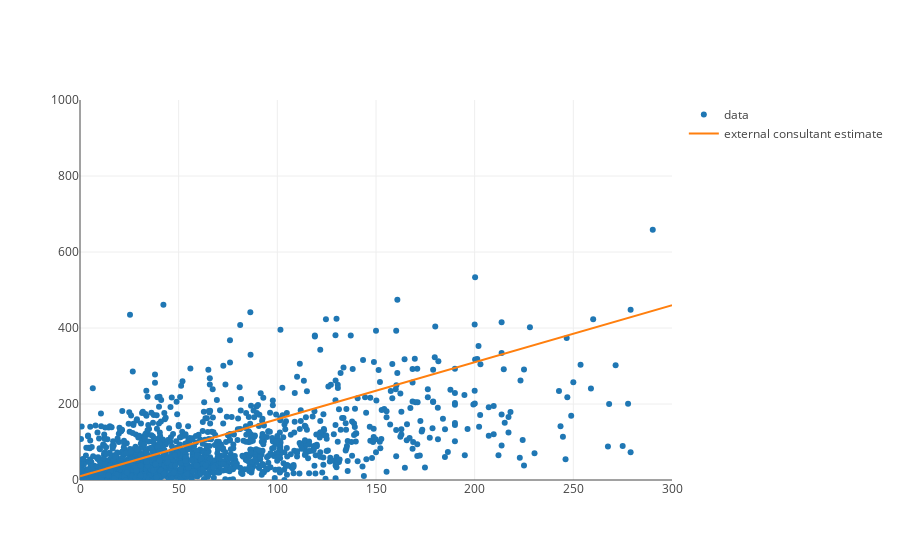

The notebook cell this image was saved under:
### Code cell
from plotly.offline import iplot, init_notebook_mode
init_notebook_mode(connected=True)

from graph import trace_values, m_b_trace, plot

plot([revenues_per_budgets_trace, consultant_estimated_revenues_trace], revenues_layout)

### Figure 1 — Plotly figure (JSON) as saved in the notebook; plotly's stock layout.template omitted (floating-point values rounded to 4 significant figures; data arrays with more than 128 entries replaced by an {"elided": "..."} marker saying what was removed)
{"data": [{"mode": "markers", "name": "data", "text": {"elided": "1776 str values"}, "type": "scatter", "uid": "c08d2dea-459b-11e9-bcdd-cfff7e4e36a5", "x": {"elided": "1776 float values"}, "y": {"elided": "1776 float values"}}, {"mode": "lines", "name": "external consultant estimate", "text": [], "type": "scatter", "uid": "c08d2f5c-459b-11e9-bcdd-cfff7e4e36a5", "x": {"elided": "1776 float values"}, "y": {"elided": "1776 float values"}}], "layout": {"xaxis": {"range": [0, 300]}, "yaxis": {"range": [0, 1000]}}}
